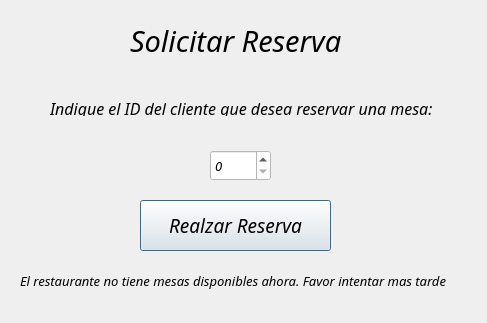
<?xml version="1.0" encoding="UTF-8"?>
<ui version="4.0">
 <class>DialogReserves</class>
 <widget class="QDialog" name="DialogReserves">
  <property name="geometry">
   <rect>
    <x>0</x>
    <y>0</y>
    <width>487</width>
    <height>323</height>
   </rect>
  </property>
  <property name="windowTitle">
   <string>Dialog</string>
  </property>
  <widget class="QLabel" name="label">
   <property name="geometry">
    <rect>
     <x>130</x>
     <y>10</y>
     <width>371</width>
     <height>61</height>
    </rect>
   </property>
   <property name="font">
    <font>
     <family>Monotype Corsiva</family>
     <pointsize>22</pointsize>
     <weight>50</weight>
     <italic>true</italic>
     <bold>false</bold>
    </font>
   </property>
   <property name="text">
    <string>Solicitar Reserva</string>
   </property>
  </widget>
  <widget class="QLabel" name="label_2">
   <property name="geometry">
    <rect>
     <x>50</x>
     <y>100</y>
     <width>451</width>
     <height>16</height>
    </rect>
   </property>
   <property name="font">
    <font>
     <family>Monotype Corsiva</family>
     <pointsize>12</pointsize>
     <weight>50</weight>
     <italic>true</italic>
     <bold>false</bold>
    </font>
   </property>
   <property name="text">
    <string>Indique el ID del cliente que desea reservar una mesa:</string>
   </property>
  </widget>
  <widget class="QSpinBox" name="spinBox">
   <property name="geometry">
    <rect>
     <x>210</x>
     <y>150</y>
     <width>61</width>
     <height>31</height>
    </rect>
   </property>
   <property name="font">
    <font>
     <family>Monotype Corsiva</family>
     <pointsize>10</pointsize>
     <weight>50</weight>
     <italic>true</italic>
     <bold>false</bold>
    </font>
   </property>
   <property name="styleSheet">
    <string notr="true">background-color: rgb(255, 255, 255);</string>
   </property>
  </widget>
  <widget class="QPushButton" name="pushButton">
   <property name="geometry">
    <rect>
     <x>140</x>
     <y>200</y>
     <width>191</width>
     <height>51</height>
    </rect>
   </property>
   <property name="font">
    <font>
     <family>Monotype Corsiva</family>
     <pointsize>14</pointsize>
     <italic>true</italic>
    </font>
   </property>
   <property name="text">
    <string>Realzar Reserva</string>
   </property>
  </widget>
  <widget class="QLabel" name="label_3">
   <property name="geometry">
    <rect>
     <x>20</x>
     <y>260</y>
     <width>451</width>
     <height>41</height>
    </rect>
   </property>
   <property name="font">
    <font>
     <family>Monotype Corsiva</family>
     <pointsize>10</pointsize>
     <italic>true</italic>
    </font>
   </property>
   <property name="text">
    <string>El restaurante no tiene mesas disponibles ahora. Favor intentar mas tarde</string>
   </property>
  </widget>
 </widget>
 <resources/>
 <connections/>
</ui>
